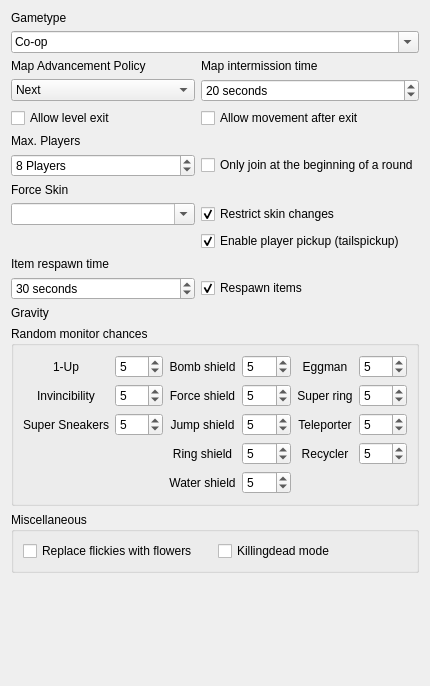
                            <widget class="QWidget" name="scrollAreaWidgetContents_10">
                             <property name="geometry">
                              <rect>
                               <x>0</x>
                               <y>0</y>
                               <width>430</width>
                               <height>686</height>
                              </rect>
                             </property>
                             <layout class="QGridLayout" name="gridLayout">
                              <item row="11" column="0">
                               <widget class="QLabel" name="ForceSkinLabel">
                                <property name="text">
                                 <string>Force Skin</string>
                                </property>
                               </widget>
                              </item>
                              <item row="3" column="1">
                               <widget class="QLabel" name="label_17">
                                <property name="text">
                                 <string>Map intermission time</string>
                                </property>
                               </widget>
                              </item>
                              <item row="10" column="0">
                               <widget class="QSpinBox" name="MaxPlayersInput">
                                <property name="suffix">
                                 <string> Players</string>
                                </property>
                                <property name="minimum">
                                 <number>2</number>
                                </property>
                                <property name="maximum">
                                 <number>32</number>
                                </property>
                                <property name="value">
                                 <number>8</number>
                                </property>
                               </widget>
                              </item>
                              <item row="2" column="0" colspan="2">
                               <widget class="QComboBox" name="GametypeInput">
                                <property name="editable">
                                 <bool>true</bool>
                                </property>
                                <item>
                                 <property name="text">
                                  <string>Co-op</string>
                                 </property>
                                </item>
                                <item>
                                 <property name="text">
                                  <string>Competition</string>
                                 </property>
                                </item>
                                <item>
                                 <property name="text">
                                  <string>Race</string>
                                 </property>
                                </item>
                                <item>
                                 <property name="text">
                                  <string>Match</string>
                                 </property>
                                </item>
                                <item>
                                 <property name="text">
                                  <string>Team Match</string>
                                 </property>
                                </item>
                                <item>
                                 <property name="text">
                                  <string>Tag</string>
                                 </property>
                                </item>
                                <item>
                                 <property name="text">
                                  <string>Hide and Seek</string>
                                 </property>
                                </item>
                                <item>
                                 <property name="text">
                                  <string>Capture the Flag</string>
                                 </property>
                                </item>
                                <item>
                                 <property name="text">
                                  <string/>
                                 </property>
                                </item>
                               </widget>
                              </item>
                              <item row="3" column="0">
                               <widget class="QLabel" name="AdvanceMapLabel">
                                <property name="text">
                                 <string>Map Advancement Policy</string>
                                </property>
                               </widget>
                              </item>
                              <item row="16" column="1">
                               <widget class="QCheckBox" name="RespawnitemCheckbox">
                                <property name="text">
                                 <string>Respawn items</string>
                                </property>
                                <property name="checked">
                                 <bool>true</bool>
                                </property>
                               </widget>
                              </item>
                              <item row="10" column="1">
                               <widget class="QCheckBox" name="JoinnextroundCheckbox">
                                <property name="text">
                                 <string>Only join at the beginning of a round</string>
                                </property>
                               </widget>
                              </item>
                              <item row="12" column="1">
                               <widget class="QCheckBox" name="RestrictskinchangesCheckbox">
                                <property name="text">
                                 <string>Restrict skin changes</string>
                                </property>
                                <property name="checked">
                                 <bool>true</bool>
                                </property>
                               </widget>
                              </item>
                              <item row="13" column="1">
                               <widget class="QCheckBox" name="TailspickupCheckbox">
                                <property name="text">
                                 <string>Enable player pickup (tailspickup)</string>
                                </property>
                                <property name="checked">
                                 <bool>true</bool>
                                </property>
                               </widget>
                              </item>
                              <item row="14" column="0">
                               <widget class="QLabel" name="ForceSkinLabel_2">
                                <property name="text">
                                 <string>Item respawn time</string>
                                </property>
                               </widget>
                              </item>
                              <item row="17" column="0">
                               <widget class="QLabel" name="label_13">
                                <property name="text">
                                 <string>Gravity</string>
                                </property>
                               </widget>
                              </item>
                              <item row="19" column="0" colspan="2">
                               <widget class="QGroupBox" name="groupBox_15">
                                <property name="title">
                                 <string>Miscellaneous</string>
                                </property>
                                <layout class="QGridLayout" name="gridLayout_36">
                                 <item row="0" column="0">
                                  <widget class="QCheckBox" name="SoniccdCheckbox">
                                   <property name="text">
                                    <string>Replace flickies with flowers</string>
                                   </property>
                                  </widget>
                                 </item>
                                 <item row="0" column="1">
                                  <widget class="QCheckBox" name="KillingdeadCheckbox">
                                   <property name="toolTip">
                                    <string>75% chance to hit yourself upon enemy hit</string>
                                   </property>
                                   <property name="text">
                                    <string>Killingdead mode</string>
                                   </property>
                                  </widget>
                                 </item>
                                </layout>
                               </widget>
                              </item>
                              <item row="4" column="1">
                               <widget class="QSpinBox" name="InttimeInput">
                                <property name="suffix">
                                 <string> seconds</string>
                                </property>
                                <property name="maximum">
                                 <number>3600</number>
                                </property>
                                <property name="value">
                                 <number>20</number>
                                </property>
                               </widget>
                              </item>
                              <item row="4" column="0">
                               <widget class="QComboBox" name="AdvanceMapInput">
                                <property name="currentIndex">
                                 <number>1</number>
                                </property>
                                <item>
                                 <property name="text">
                                  <string>Off</string>
                                 </property>
                                </item>
                                <item>
                                 <property name="text">
                                  <string>Next</string>
                                 </property>
                                </item>
                                <item>
                                 <property name="text">
                                  <string>Random</string>
                                 </property>
                                </item>
                               </widget>
                              </item>
                              <item row="1" column="0">
                               <widget class="QLabel" name="GametypeLabel">
                                <property name="text">
                                 <string>Gametype</string>
                                </property>
                               </widget>
                              </item>
                              <item row="16" column="0">
                               <widget class="QSpinBox" name="RespawnitemtimeInput">
                                <property name="suffix">
                                 <string> seconds</string>
                                </property>
                                <property name="maximum">
                                 <number>300</number>
                                </property>
                                <property name="value">
                                 <number>30</number>
                                </property>
                               </widget>
                              </item>
                              <item row="12" column="0">
                               <widget class="QComboBox" name="ForceSkinInput">
                                <property name="styleSheet">
                                 <string notr="true"/>
                                </property>
                                <property name="editable">
                                 <bool>true</bool>
                                </property>
                                <item>
                                 <property name="text">
                                  <string/>
                                 </property>
                                </item>
                                <item>
                                 <property name="text">
                                  <string>Sonic</string>
                                 </property>
                                </item>
                                <item>
                                 <property name="text">
                                  <string>Tails</string>
                                 </property>
                                </item>
                                <item>
                                 <property name="text">
                                  <string>Knuckles</string>
                                 </property>
                                </item>
                                <item>
                                 <property name="text">
                                  <string>Amy</string>
                                 </property>
                                </item>
                                <item>
                                 <property name="text">
                                  <string>Fang</string>
                                 </property>
                                </item>
                                <item>
                                 <property name="text">
                                  <string>Metal Sonic</string>
                                 </property>
                                </item>
                               </widget>
                              </item>
                              <item row="18" column="0" colspan="2">
                               <widget class="QGroupBox" name="groupBox_14">
                                <property name="title">
                                 <string>Random monitor chances</string>
                                </property>
                                <layout class="QGridLayout" name="gridLayout_34">
                                 <item row="5" column="2">
                                  <widget class="QLabel" name="ForceSkinLabel_15">
                                   <property name="text">
                                    <string>Water shield</string>
                                   </property>
                                   <property name="alignment">
                                    <set>Qt::AlignCenter</set>
                                   </property>
                                  </widget>
                                 </item>
                                 <item row="0" column="0">
                                  <widget class="QLabel" name="ForceSkinLabel_3">
                                   <property name="text">
                                    <string>1-Up</string>
                                   </property>
                                   <property name="alignment">
                                    <set>Qt::AlignCenter</set>
                                   </property>
                                  </widget>
                                 </item>
                                 <item row="4" column="3">
                                  <widget class="QSpinBox" name="Tv_ringshieldInput">
                                   <property name="maximum">
                                    <number>10</number>
                                   </property>
                                   <property name="value">
                                    <number>5</number>
                                   </property>
                                  </widget>
                                 </item>
                                 <item row="2" column="2">
                                  <widget class="QLabel" name="ForceSkinLabel_8">
                                   <property name="text">
                                    <string>Jump shield</string>
                                   </property>
                                   <property name="alignment">
                                    <set>Qt::AlignCenter</set>
                                   </property>
                                  </widget>
                                 </item>
                                 <item row="2" column="1">
                                  <widget class="QSpinBox" name="Tv_supersneakersInput">
                                   <property name="maximum">
                                    <number>10</number>
                                   </property>
                                   <property name="value">
                                    <number>5</number>
                                   </property>
                                  </widget>
                                 </item>
                                 <item row="0" column="5">
                                  <widget class="QSpinBox" name="Tv_eggmanInput">
                                   <property name="maximum">
                                    <number>10</number>
                                   </property>
                                   <property name="value">
                                    <number>5</number>
                                   </property>
                                  </widget>
                                 </item>
                                 <item row="1" column="3">
                                  <widget class="QSpinBox" name="Tv_forceshieldInput">
                                   <property name="maximum">
                                    <number>10</number>
                                   </property>
                                   <property name="value">
                                    <number>5</number>
                                   </property>
                                  </widget>
                                 </item>
                                 <item row="4" column="2">
                                  <widget class="QLabel" name="ForceSkinLabel_14">
                                   <property name="text">
                                    <string>Ring shield</string>
                                   </property>
                                   <property name="alignment">
                                    <set>Qt::AlignCenter</set>
                                   </property>
                                  </widget>
                                 </item>
                                 <item row="1" column="1">
                                  <widget class="QSpinBox" name="Tv_invincibilityInput">
                                   <property name="maximum">
                                    <number>10</number>
                                   </property>
                                   <property name="value">
                                    <number>5</number>
                                   </property>
                                  </widget>
                                 </item>
                                 <item row="4" column="4">
                                  <widget class="QLabel" name="ForceSkinLabel_9">
                                   <property name="text">
                                    <string>Recycler</string>
                                   </property>
                                   <property name="alignment">
                                    <set>Qt::AlignCenter</set>
                                   </property>
                                  </widget>
                                 </item>
                                 <item row="2" column="0">
                                  <widget class="QLabel" name="ForceSkinLabel_12">
                                   <property name="text">
                                    <string>Super Sneakers</string>
                                   </property>
                                   <property name="alignment">
                                    <set>Qt::AlignCenter</set>
                                   </property>
                                  </widget>
                                 </item>
                                 <item row="1" column="2">
                                  <widget class="QLabel" name="ForceSkinLabel_7">
                                   <property name="text">
                                    <string>Force shield</string>
                                   </property>
                                   <property name="alignment">
                                    <set>Qt::AlignCenter</set>
                                   </property>
                                  </widget>
                                 </item>
                                 <item row="0" column="1">
                                  <widget class="QSpinBox" name="Tv_1upInput">
                                   <property name="maximum">
                                    <number>10</number>
                                   </property>
                                   <property name="value">
                                    <number>5</number>
                                   </property>
                                  </widget>
                                 </item>
                                 <item row="0" column="3">
                                  <widget class="QSpinBox" name="Tv_bombshieldInput">
                                   <property name="maximum">
                                    <number>10</number>
                                   </property>
                                   <property name="value">
                                    <number>5</number>
                                   </property>
                                  </widget>
                                 </item>
                                 <item row="0" column="4">
                                  <widget class="QLabel" name="ForceSkinLabel_11">
                                   <property name="text">
                                    <string>Eggman</string>
                                   </property>
                                   <property name="alignment">
                                    <set>Qt::AlignCenter</set>
                                   </property>
                                  </widget>
                                 </item>
                                 <item row="0" column="2">
                                  <widget class="QLabel" name="ForceSkinLabel_4">
                                   <property name="text">
                                    <string>Bomb shield</string>
                                   </property>
                                   <property name="alignment">
                                    <set>Qt::AlignCenter</set>
                                   </property>
                                  </widget>
                                 </item>
                                 <item row="2" column="3">
                                  <widget class="QSpinBox" name="Tv_jumpshieldInput">
                                   <property name="maximum">
                                    <number>10</number>
                                   </property>
                                   <property name="value">
                                    <number>5</number>
                                   </property>
                                  </widget>
                                 </item>
                                 <item row="5" column="3">
                                  <widget class="QSpinBox" name="Tv_watershieldInput">
                                   <property name="maximum">
                                    <number>10</number>
                                   </property>
                                   <property name="value">
                                    <number>5</number>
                                   </property>
                                  </widget>
                                 </item>
                                 <item row="1" column="0">
                                  <widget class="QLabel" name="ForceSkinLabel_10">
                                   <property name="text">
                                    <string>Invincibility</string>
                                   </property>
                                   <property name="alignment">
                                    <set>Qt::AlignCenter</set>
                                   </property>
                                  </widget>
                                 </item>
                                 <item row="4" column="5">
                                  <widget class="QSpinBox" name="Tv_recyclerInput">
                                   <property name="maximum">
                                    <number>10</number>
                                   </property>
                                   <property name="value">
                                    <number>5</number>
                                   </property>
                                  </widget>
                                 </item>
                                 <item row="2" column="4">
                                  <widget class="QLabel" name="ForceSkinLabel_28">
                                   <property name="text">
                                    <string>Teleporter</string>
                                   </property>
                                   <property name="alignment">
                                    <set>Qt::AlignCenter</set>
                                   </property>
                                  </widget>
                                 </item>
                                 <item row="2" column="5">
                                  <widget class="QSpinBox" name="Tv_teleporterInput">
                                   <property name="maximum">
                                    <number>10</number>
                                   </property>
                                   <property name="value">
                                    <number>5</number>
                                   </property>
                                  </widget>
                                 </item>
                                 <item row="1" column="5">
                                  <widget class="QSpinBox" name="Tv_superringInput">
                                   <property name="maximum">
                                    <number>10</number>
                                   </property>
                                   <property name="value">
                                    <number>5</number>
                                   </property>
                                  </widget>
                                 </item>
                                 <item row="1" column="4">
                                  <widget class="QLabel" name="ForceSkinLabel_27">
                                   <property name="text">
                                    <string>Super ring</string>
                                   </property>
                                   <property name="alignment">
                                    <set>Qt::AlignCenter</set>
                                   </property>
                                  </widget>
                                 </item>
                                </layout>
                               </widget>
                              </item>
                              <item row="20" column="1">
                               <spacer name="verticalSpacer_9">
                                <property name="orientation">
                                 <enum>Qt::Vertical</enum>
                                </property>
                                <property name="sizeHint" stdset="0">
                                 <size>
                                  <width>20</width>
                                  <height>204</height>
                                 </size>
                                </property>
                               </spacer>
                              </item>
                              <item row="8" column="0">
                               <widget class="QLabel" name="MaxPlayersLabel">
                                <property name="text">
                                 <string>Max. Players</string>
                                </property>
                               </widget>
                              </item>
                              <item row="5" column="0">
                               <widget class="QCheckBox" name="AllowexitlevelCheckbox">
                                <property name="text">
                                 <string>Allow level exit</string>
                                </property>
                               </widget>
                              </item>
                              <item row="5" column="1">
                               <widget class="QCheckBox" name="ExitmoveCheckbox">
                                <property name="text">
                                 <string>Allow movement after exit</string>
                                </property>
                               </widget>
                              </item>
                             </layout>
                            </widget>
